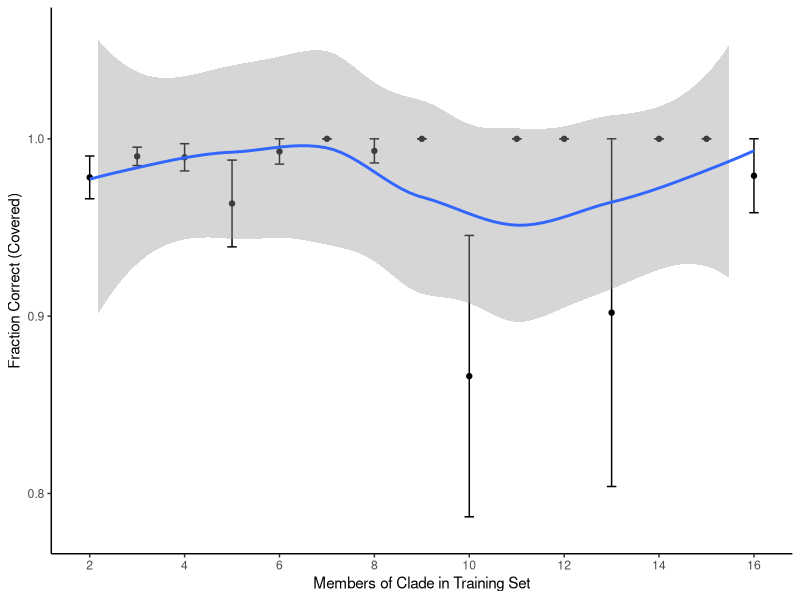
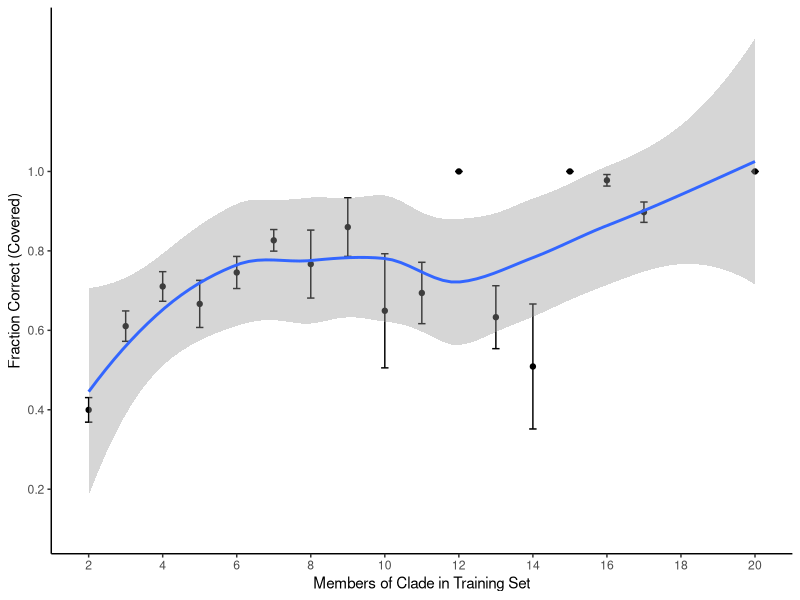
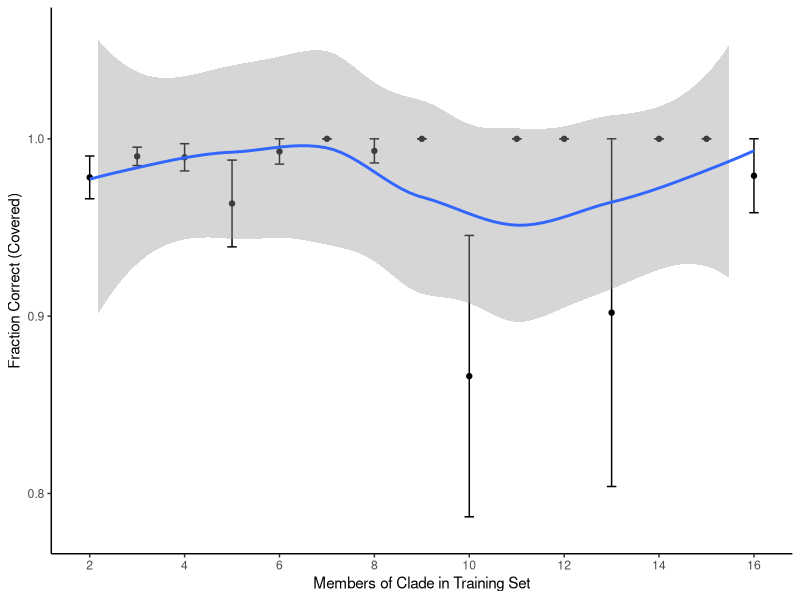
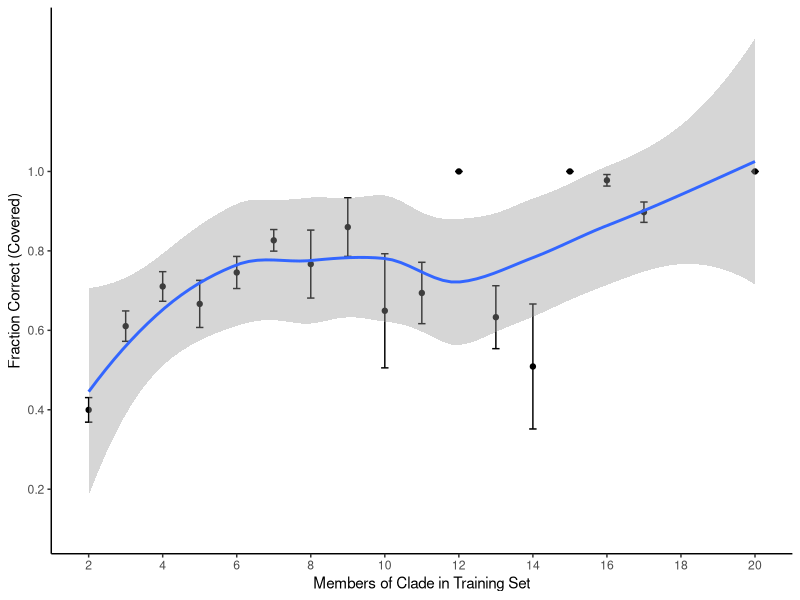
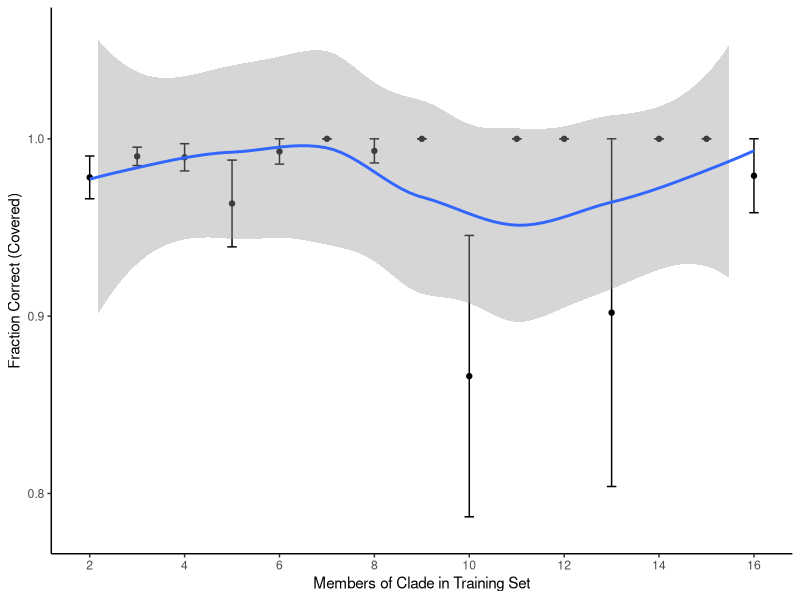
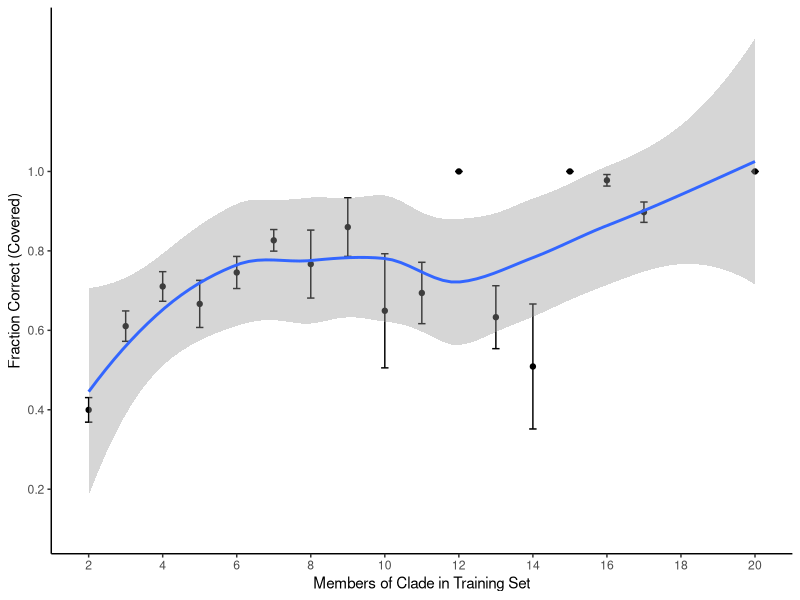
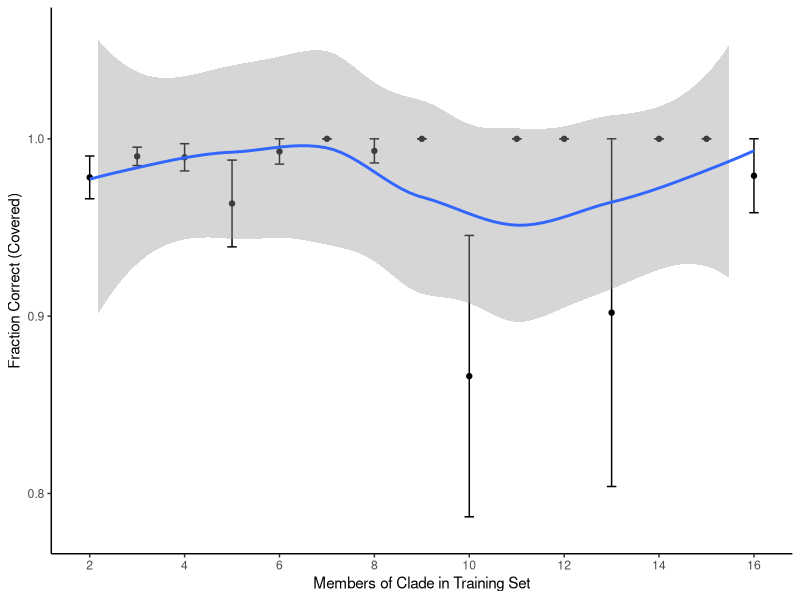
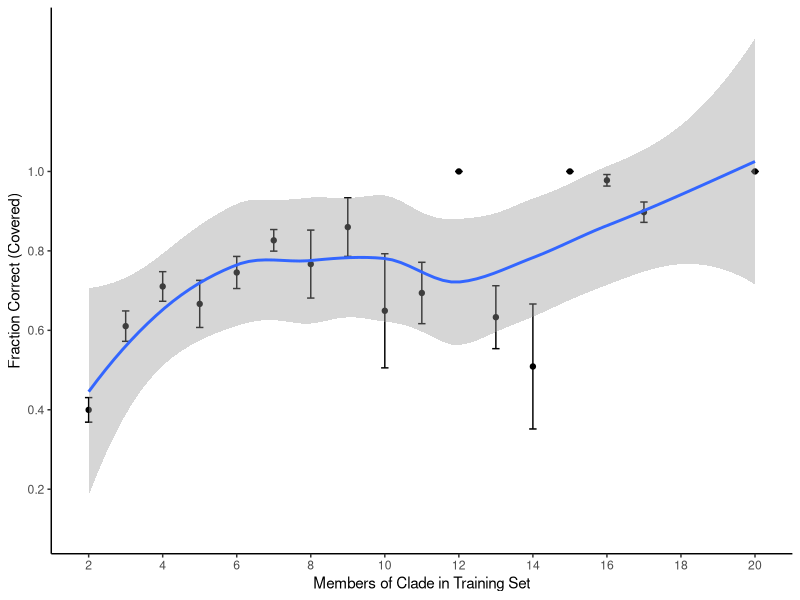

Reproduce these figures in R, in order.
setwd("~/git/antismash-transat/antismash/specific_modules/nrpspks/nrpspksdomainalign/data/impact_validation/")

v <- read.table("res.tsv", header=T, sep="\t")
library(dplyr)
split.num <- v %>% group_by(Split) %>% summarize(tot=n())
correct_clade <- v %>% filter(CladeMatch=='Y') %>% group_by(Split) %>% summarize(n_correct_clade=n()) %>% left_join(split.num, by='Split') %>% mutate(frac_correct_clade=n_correct_clade/tot)
correct_desc <- v %>% filter(DescMatch=='Y') %>% group_by(Split) %>% summarize(n_correct_desc=n()) %>% left_join(correct_clade, by='Split') %>% mutate(frac_correct_desc=n_correct_desc/tot)

called <- v %>% filter(!(Clade=='clade_not_conserved'))
called.split.num <- called %>% group_by(Split) %>% summarize(tot=n())
called_correct_clade <- called %>% filter(CladeMatch=='Y') %>% group_by(Split) %>% summarize(n_correct_clade=n()) %>% left_join(called.split.num, by='Split') %>% mutate(frac_correct_clade=n_correct_clade/tot)
called_correct_desc <- called %>% filter(DescMatch=='Y') %>% group_by(Split) %>% summarize(n_correct_desc=n()) %>% left_join(called_correct_clade, by='Split') %>% mutate(frac_correct_desc=n_correct_desc/tot)

write.table(correct_desc, "full.summary.tsv", row.names=F, quote=F, sep="\t")
write.table(called_correct_desc, "covered.summary.tsv", row.names=F, quote=F, sep="\t")

truthintrain <- v %>% filter(TruthInTrain > 1)
t.split.num <- truthintrain %>% group_by(Split) %>% summarize(tot=n())
t_correct_clade <- truthintrain %>% filter(CladeMatch=='Y') %>% group_by(Split) %>% summarize(n_correct_clade=n()) %>% left_join(t.split.num, by='Split') %>% mutate(frac_correct_clade=n_correct_clade/tot)
t_correct_desc <- truthintrain %>% filter(DescMatch=='Y') %>% group_by(Split) %>% summarize(n_correct_desc=n()) %>% left_join(t_correct_clade, by='Split') %>% mutate(frac_correct_desc=n_correct_desc/tot)

tcalled <- truthintrain %>% filter(!(Clade=='clade_not_conserved'))
tcalled.split.num <- tcalled %>% group_by(Split) %>% summarize(tot=n())
tcalled_correct_clade <- tcalled %>% filter(CladeMatch=='Y') %>% group_by(Split) %>% summarize(n_correct_clade=n()) %>% left_join(tcalled.split.num, by='Split') %>% mutate(frac_correct_clade=n_correct_clade/tot)
tcalled_correct_desc <- tcalled %>% filter(DescMatch=='Y') %>% group_by(Split) %>% summarize(n_correct_desc=n()) %>% left_join(tcalled_correct_clade, by='Split') %>% mutate(frac_correct_desc=n_correct_desc/tot)

write.table(t_correct_desc, "truthintrain.full.summary.tsv", row.names=F, quote=F, sep="\t")
write.table(tcalled_correct_desc, "truthintrain.covered.summary.tsv", row.names=F, quote=F, sep="\t")


res_by_sz.num.c <- called %>% group_by(Split, TruthInTrain) %>% summarize(tot=n()) 
res_by_sz.c <- called %>% filter(CladeMatch=='Y') %>% group_by(Split, TruthInTrain) %>% summarize(n_correct_clade=n()) %>% left_join(res_by_sz.num.c, by=c('Split', 'TruthInTrain')) %>% mutate(frac_correct_clade=n_correct_clade/tot)
sz.sum.c <- res_by_sz.c %>% group_by(TruthInTrain) %>% summarize(n=n(), m=mean(frac_correct_clade), se=sd(frac_correct_clade)/sqrt(n))
sz.sum.c[is.na(sz.sum.c$se),]$se <- 0
library(ggplot2)
ggplot(sz.sum.c, aes(x=TruthInTrain, y=m)) +
  geom_errorbar(aes(ymin=m-se, ymax=m+se), width=.2)+
  geom_point()+geom_smooth()+
  theme_classic()+
  ylab("Fraction Correct (Covered)")+xlab("Members of Clade in Training Set")+
  scale_x_continuous(breaks=seq(2,18,2))+
  scale_y_continuous(breaks = seq(.8,1,.1), limits=c(0.78,1.06))
ggsave("covered.50-50.pdf", dpi=600, height=5, width=8)

res_by_sz.num <- v %>% group_by(Split, TruthInTrain) %>% summarize(tot=n()) 
res_by_sz <- v %>% filter(CladeMatch=='Y') %>% group_by(Split, TruthInTrain) %>% summarize(n_correct_clade=n()) %>% left_join(res_by_sz.num, by=c('Split', 'TruthInTrain')) %>% mutate(frac_correct_clade=n_correct_clade/tot)
sz.sum <- res_by_sz %>% group_by(TruthInTrain) %>% summarize(n=n(), m=mean(frac_correct_clade), se=sd(frac_correct_clade)/sqrt(n))
sz.sum[is.na(sz.sum$se),]$se <- 0
library(ggplot2)
ggplot(sz.sum, aes(x=TruthInTrain, y=m)) +
  geom_errorbar(aes(ymin=m-se, ymax=m+se), width=.2)+
  geom_point()+geom_smooth()+
  theme_classic()+
  ylab("Fraction Correct (Covered)")+xlab("Members of Clade in Training Set")+
  scale_x_continuous(breaks=seq(2,22,2))+
  scale_y_continuous(breaks = seq(0,1,.2), limits=c(0.1,1.35))
ggsave("full.50-50.pdf", dpi=600, height=5, width=8)










setwd("~/git/antismash-transat/antismash/specific_modules/nrpspks/nrpspksdomainalign/data/impact_validation_90ten/")

v <- read.table("res.tsv", header=T, sep="\t")
library(dplyr)
split.num <- v %>% group_by(Split) %>% summarize(tot=n())
correct_clade <- v %>% filter(CladeMatch=='Y') %>% group_by(Split) %>% summarize(n_correct_clade=n()) %>% left_join(split.num, by='Split') %>% mutate(frac_correct_clade=n_correct_clade/tot)
correct_desc <- v %>% filter(DescMatch=='Y') %>% group_by(Split) %>% summarize(n_correct_desc=n()) %>% left_join(correct_clade, by='Split') %>% mutate(frac_correct_desc=n_correct_desc/tot)

called <- v %>% filter(!(Clade=='clade_not_conserved'))
called.split.num <- called %>% group_by(Split) %>% summarize(tot=n())
called_correct_clade <- called %>% filter(CladeMatch=='Y') %>% group_by(Split) %>% summarize(n_correct_clade=n()) %>% left_join(called.split.num, by='Split') %>% mutate(frac_correct_clade=n_correct_clade/tot)
called_correct_desc <- called %>% filter(DescMatch=='Y') %>% group_by(Split) %>% summarize(n_correct_desc=n()) %>% left_join(called_correct_clade, by='Split') %>% mutate(frac_correct_desc=n_correct_desc/tot)

write.table(correct_desc, "9010.full.summary.tsv", row.names=F, quote=F, sep="\t")
write.table(called_correct_desc, "9010.covered.summary.tsv", row.names=F, quote=F, sep="\t")

truthintrain <- v %>% filter(TruthInTrain > 1)
t.split.num <- truthintrain %>% group_by(Split) %>% summarize(tot=n())
t_correct_clade <- truthintrain %>% filter(CladeMatch=='Y') %>% group_by(Split) %>% summarize(n_correct_clade=n()) %>% left_join(t.split.num, by='Split') %>% mutate(frac_correct_clade=n_correct_clade/tot)
t_correct_desc <- truthintrain %>% filter(DescMatch=='Y') %>% group_by(Split) %>% summarize(n_correct_desc=n()) %>% left_join(t_correct_clade, by='Split') %>% mutate(frac_correct_desc=n_correct_desc/tot)

tcalled <- truthintrain %>% filter(!(Clade=='clade_not_conserved'))
tcalled.split.num <- tcalled %>% group_by(Split) %>% summarize(tot=n())
tcalled_correct_clade <- tcalled %>% filter(CladeMatch=='Y') %>% group_by(Split) %>% summarize(n_correct_clade=n()) %>% left_join(tcalled.split.num, by='Split') %>% mutate(frac_correct_clade=n_correct_clade/tot)
tcalled_correct_desc <- tcalled %>% filter(DescMatch=='Y') %>% group_by(Split) %>% summarize(n_correct_desc=n()) %>% left_join(tcalled_correct_clade, by='Split') %>% mutate(frac_correct_desc=n_correct_desc/tot)

write.table(t_correct_desc, "9010.truthintrain.full.summary.tsv", row.names=F, quote=F, sep="\t")
write.table(tcalled_correct_desc, "9010.truthintrain.covered.summary.tsv", row.names=F, quote=F, sep="\t")


res_by_sz.num.c <- called %>% group_by(Split, TruthInTrain) %>% summarize(tot=n()) 
res_by_sz.c <- called %>% filter(CladeMatch=='Y') %>% group_by(Split, TruthInTrain) %>% summarize(n_correct_clade=n()) %>% left_join(res_by_sz.num.c, by=c('Split', 'TruthInTrain')) %>% mutate(frac_correct_clade=n_correct_clade/tot)
sz.sum.c <- res_by_sz.c %>% group_by(TruthInTrain) %>% summarize(n=n(), m=mean(frac_correct_clade), se=sd(frac_correct_clade)/sqrt(n))
sz.sum.c[is.na(sz.sum.c$se),]$se <- 0
library(ggplot2)
ggplot(sz.sum.c, aes(x=TruthInTrain, y=m)) +
  geom_errorbar(aes(ymin=m-se, ymax=m+se), width=.2)+
  geom_point()+geom_smooth()+
  theme_classic()+
  ylab("Fraction Correct (Covered)")+xlab("Members of Clade in Training Set")+
  scale_x_continuous(breaks=seq(2,28,2))+
  scale_y_continuous(breaks = seq(.8,1,.1), limits=c(0.78,1.06))
ggsave("covered.90-10.pdf", dpi=600, height=5, width=8)

res_by_sz.num <- v %>% group_by(Split, TruthInTrain) %>% summarize(tot=n()) 
res_by_sz <- v %>% filter(CladeMatch=='Y') %>% group_by(Split, TruthInTrain) %>% summarize(n_correct_clade=n()) %>% left_join(res_by_sz.num, by=c('Split', 'TruthInTrain')) %>% mutate(frac_correct_clade=n_correct_clade/tot)
sz.sum <- res_by_sz %>% group_by(TruthInTrain) %>% summarize(n=n(), m=mean(frac_correct_clade), se=sd(frac_correct_clade)/sqrt(n))
sz.sum[is.na(sz.sum$se),]$se <- 0
library(ggplot2)
ggplot(sz.sum, aes(x=TruthInTrain, y=m)) +
  geom_errorbar(aes(ymin=m-se, ymax=m+se), width=.2)+
  geom_point()+geom_smooth()+
  theme_classic()+
  ylab("Fraction Correct (Covered)")+xlab("Members of Clade in Training Set")+
  scale_x_continuous(breaks=seq(2,38,2))+
  scale_y_continuous(breaks = seq(0,1,.2), limits=c(0.1,1.35))
ggsave("full.90-10.pdf", dpi=600, height=5, width=8)









